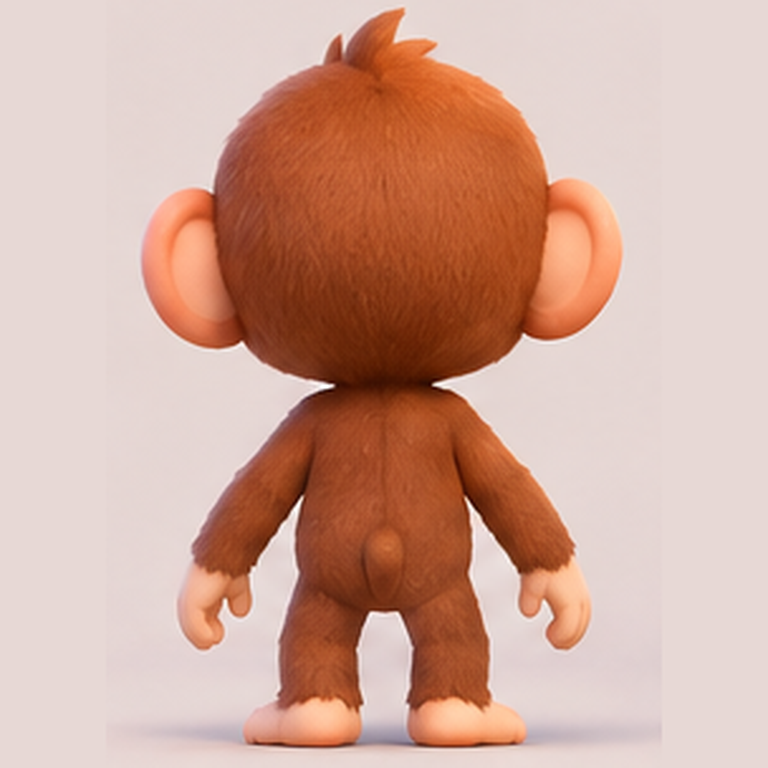
#> input picture assets/baby_monkey/views/back.png, 768 x 768 px, given in place of views, which was not available
$ python grid_overlay.py ../assets/baby_monkey/views
#> lines starting #> are read from the running program, lines starting #| are printed output that depends on the picture
"""Overlay a pixel grid on reference renders (32 px cells, green every 128 px) and join them.

Usage: python scripts/grid_overlay.py out/ref_front.png out/ref_side.png [--out out/ref_grid.png]
"""
import argparse

from PIL import Image, ImageDraw


def main():
    ap = argparse.ArgumentParser()
    ap.add_argument("images", nargs="+")
    ap.add_argument("--out", default=None)
    a = ap.parse_args()
    tiles = []
    for p in a.images:
        im = Image.open(p).convert("RGB")
#> im is the input picture: PIL image 768x768 RGB; mean R, G, B 209.4, 169.7, 155.3
        d = ImageDraw.Draw(im)
        w, h = im.size
#> w = 768; h = 768
        for k in range(0, max(w, h) + 1, 32):
            c = (0, 255, 0) if k % 128 == 0 else (80, 80, 80)
            d.line([(k, 0), (k, h)], fill=c)
            d.line([(0, k), (w, k)], fill=c)
        tiles.append(im)
    out = Image.new("RGB", (sum(t.width for t in tiles), max(t.height for t in tiles)))
#> out: PIL image 768x768 RGB; every value is 0
    x = 0
    for t in tiles:
        out.paste(t, (x, 0))
        x += t.width
#> this loop made 1 pass
#> x on pass 1: 768
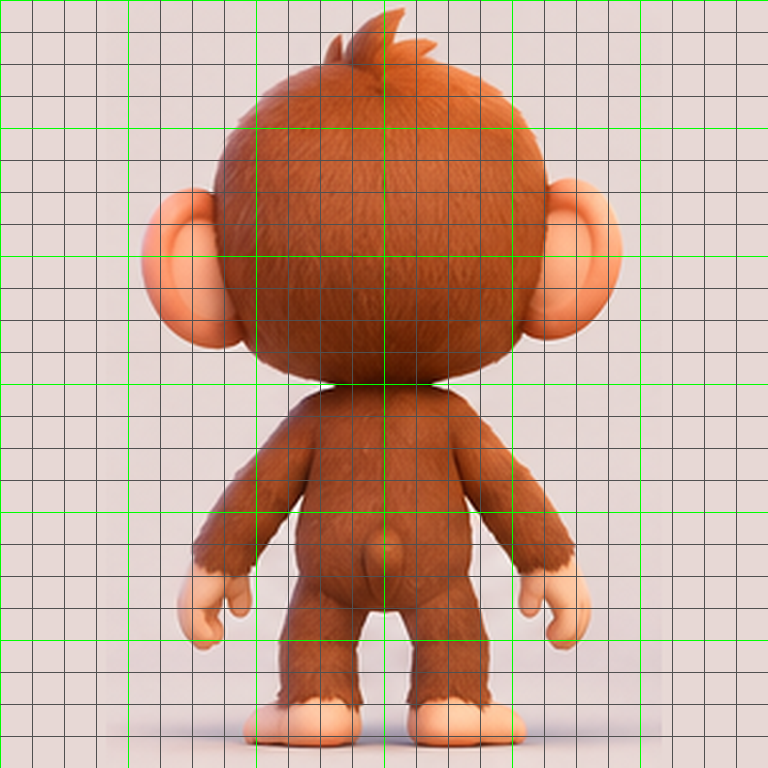
#> out: PIL image 768x768 RGB; mean R, G, B 200.2, 166.9, 149.5
#> after the loop, x = 768
    path = a.out or a.images[0].rsplit(".", 1)[0] + "_grid.png"
    out.save(path)
    print("saved", path)


if __name__ == "__main__":
    main()

$ run again, on assets/baby_monkey/views/front.png
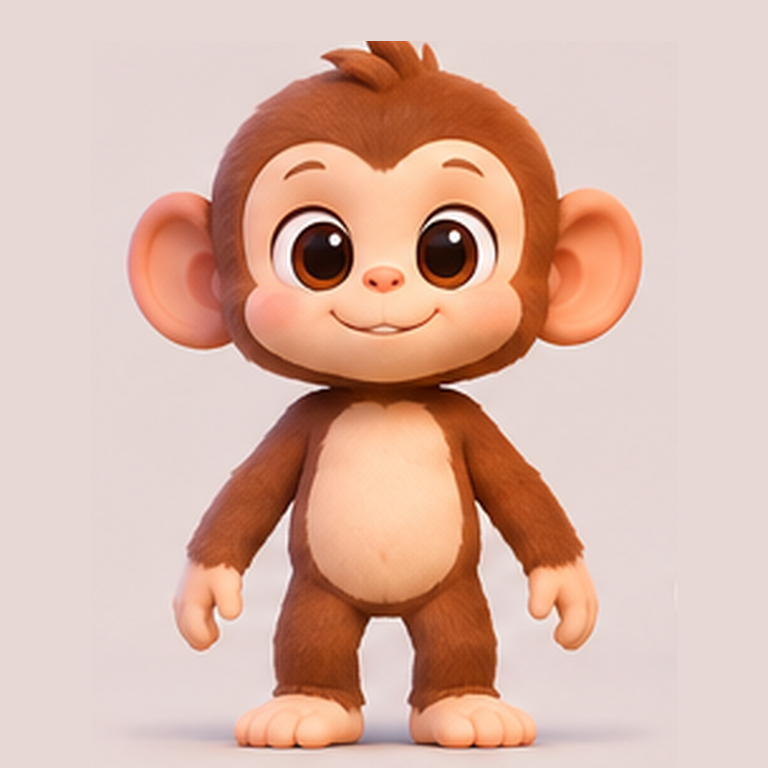
#> input picture assets/baby_monkey/views/front.png, 768 x 768 px, given in place of views, which was not available
#> in main, im is the input picture: PIL image 768x768 RGB; mean R, G, B 218.2, 181.6, 167.1
#> the loop in main, `for t in tiles:` made 1 pass
#> x on pass 1: 768
#> after the loop in main, `for t in tiles:`:
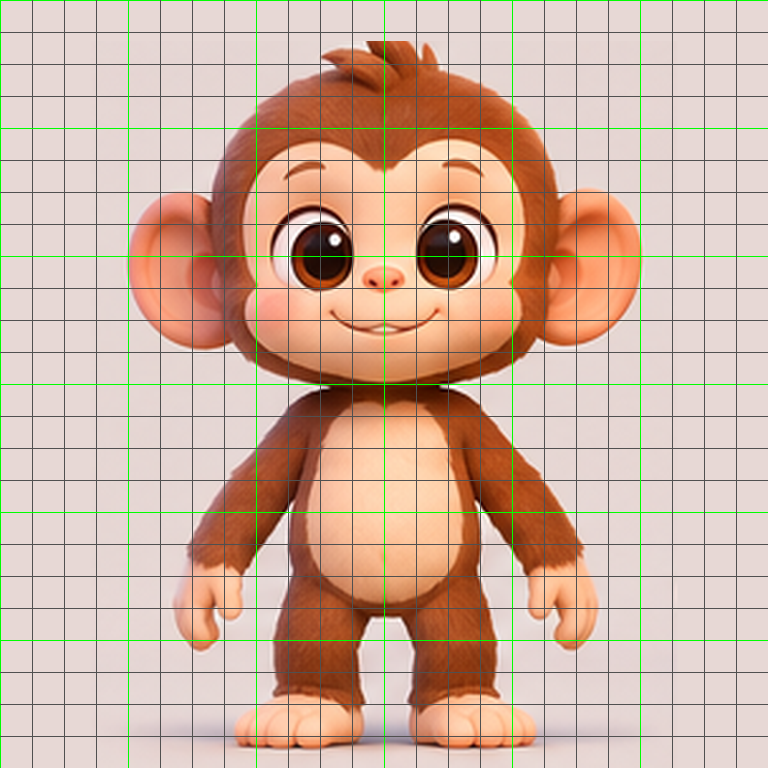
#> out: PIL image 768x768 RGB; mean R, G, B 208.4, 178, 160.4
#> after the loop in main, `for t in tiles:`: x = 768
